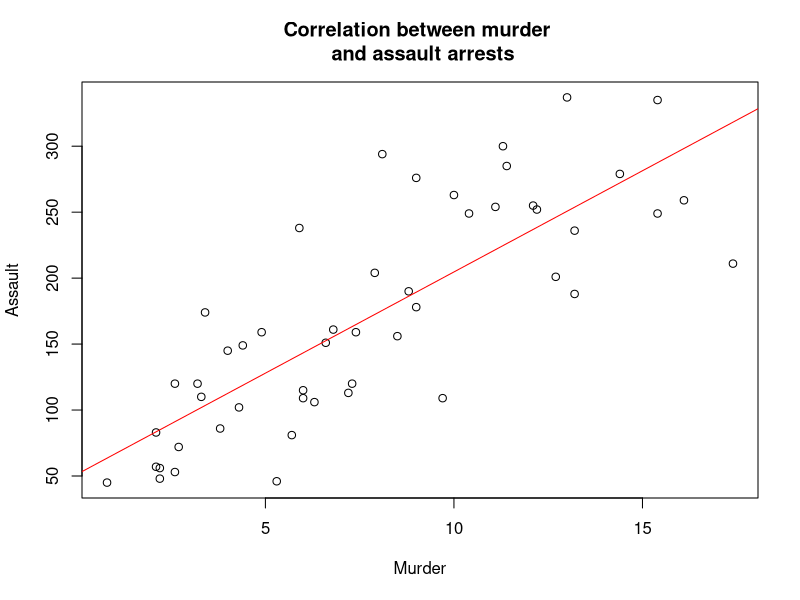
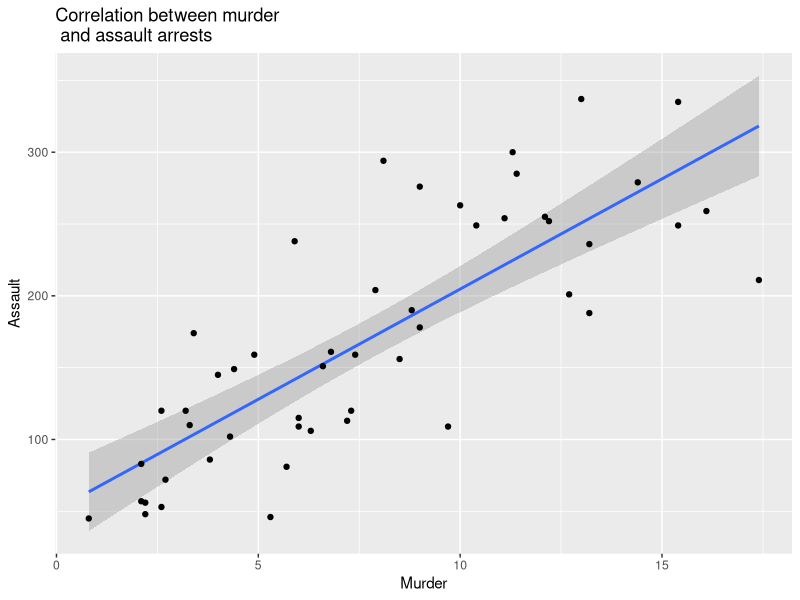
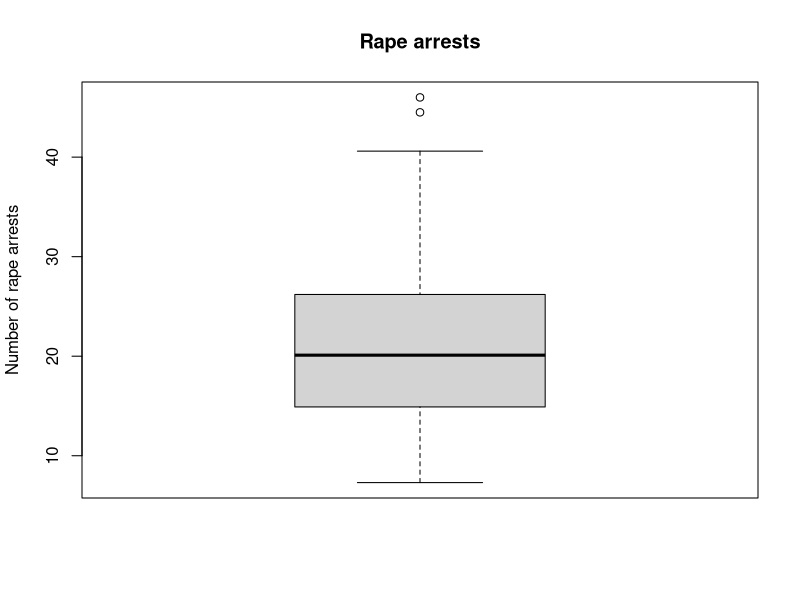
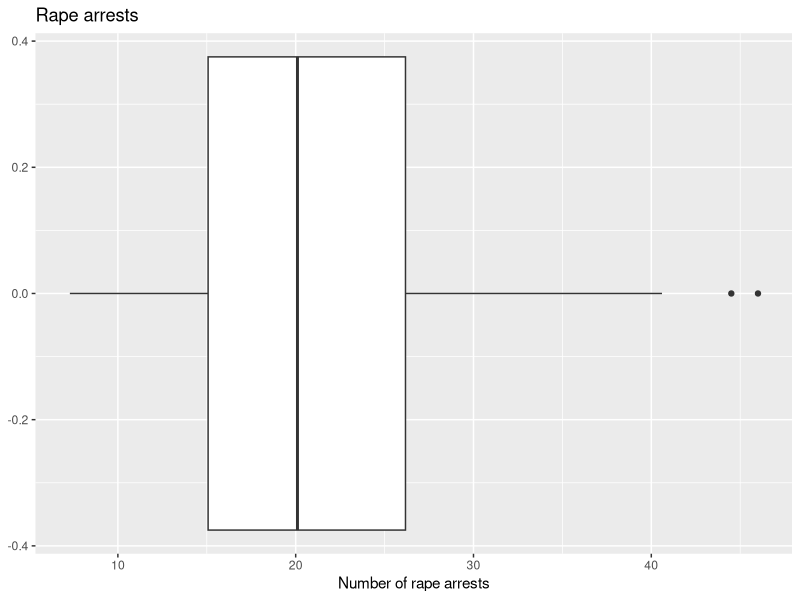
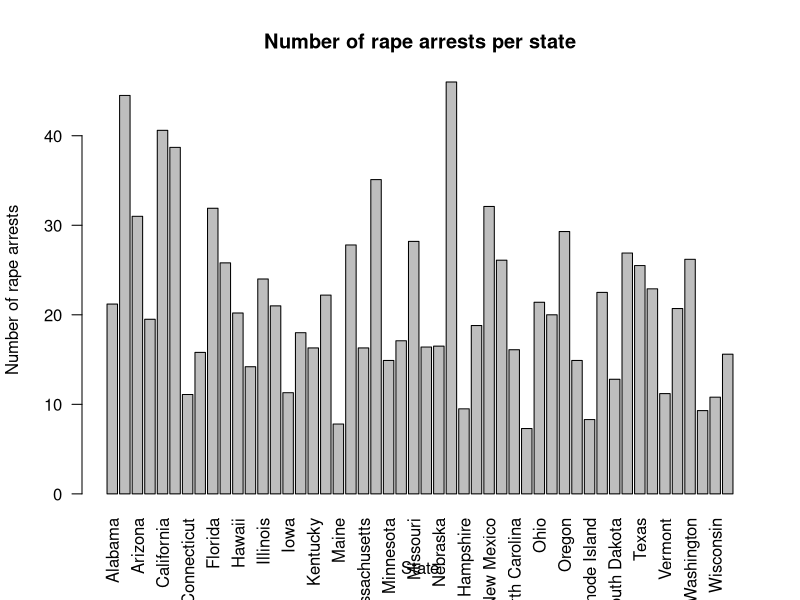
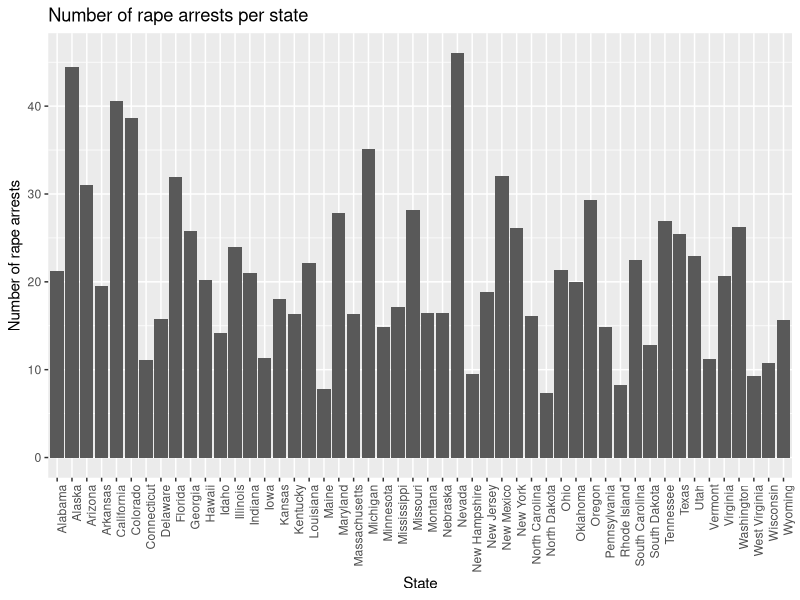
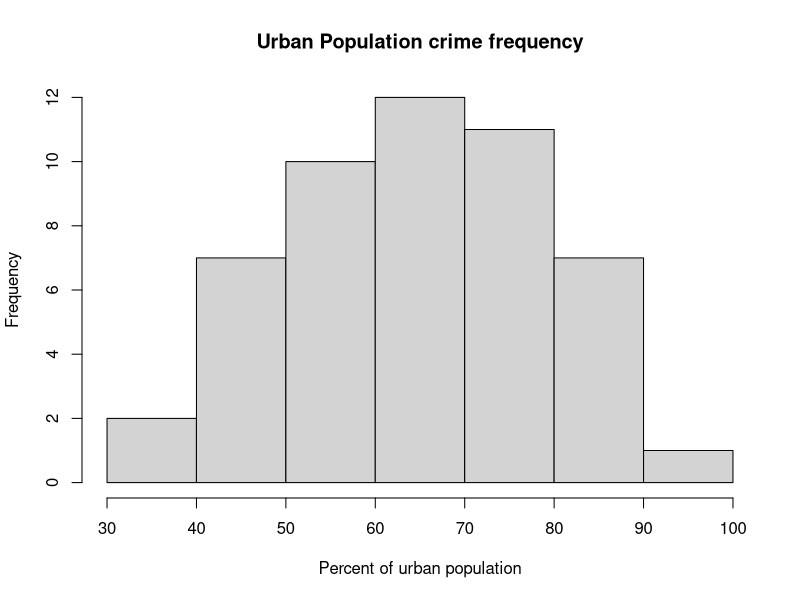
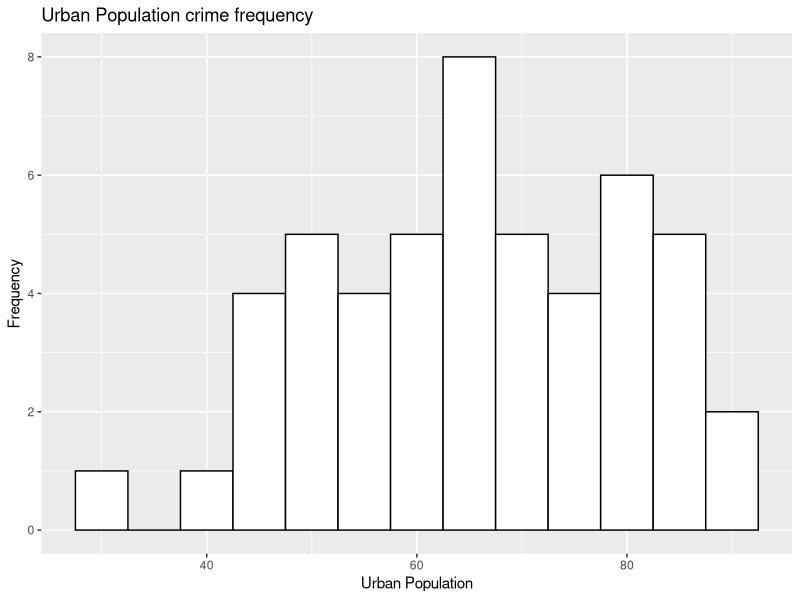

Here is the R script that generated these plots, in order:
####Exercise 8 for PS811
###Evgeniya Mitrokhia
#15.11.2020

library(tidyverse)
library(ggplot2)

#1
USArrests <- USArrests

#2
plot(USArrests$Murder, USArrests$Assault, main = "Correlation between murder \n and assault arrests", 
     xlab = "Murder",
     ylab = "Assault")
abline(lm(Assault ~ Murder, data = USArrests), col="red")


ggplot(USArrests, aes(Murder, Assault)) + 
  labs(title = "Correlation between murder \n and assault arrests", y = "Assault",  x = "Murder") +
  geom_smooth(method = "lm") +
  geom_point()
 
#3
boxplot(USArrests$Rape,
        main = "Rape arrests",
        ylab = "Number of rape arrests")

ggplot(USArrests, aes(Rape)) + 
  labs(title = "Rape arrests",  x = "Number of rape arrests") +
  geom_boxplot()

#4
USArrests[ "State" ] <- rownames(USArrests)

barplot(USArrests$Rape, main = "Number of rape arrests per state",
        xlab = "State",
        ylab = "Number of rape arrests",
        names.arg = c(USArrests$State),
        las=2)

ggplot(USArrests, aes(factor(State), Rape)) + 
  geom_bar(stat = 'identity') +
  labs(title = "Number of rape arrests per state", y = "Number of rape arrests",  x = "State") +
  theme(axis.text.x = element_text(angle=90, hjust=1))

#5
hist(USArrests$UrbanPop, main = "Urban Population crime frequency", 
     xlab = "Percent of urban population")

ggplot(USArrests, aes(UrbanPop)) + 
  labs(title = "Urban Population crime frequency", y = "Frequency",  x = "Urban Population") +
  geom_histogram(binwidth = 5, color="black", fill="white")


